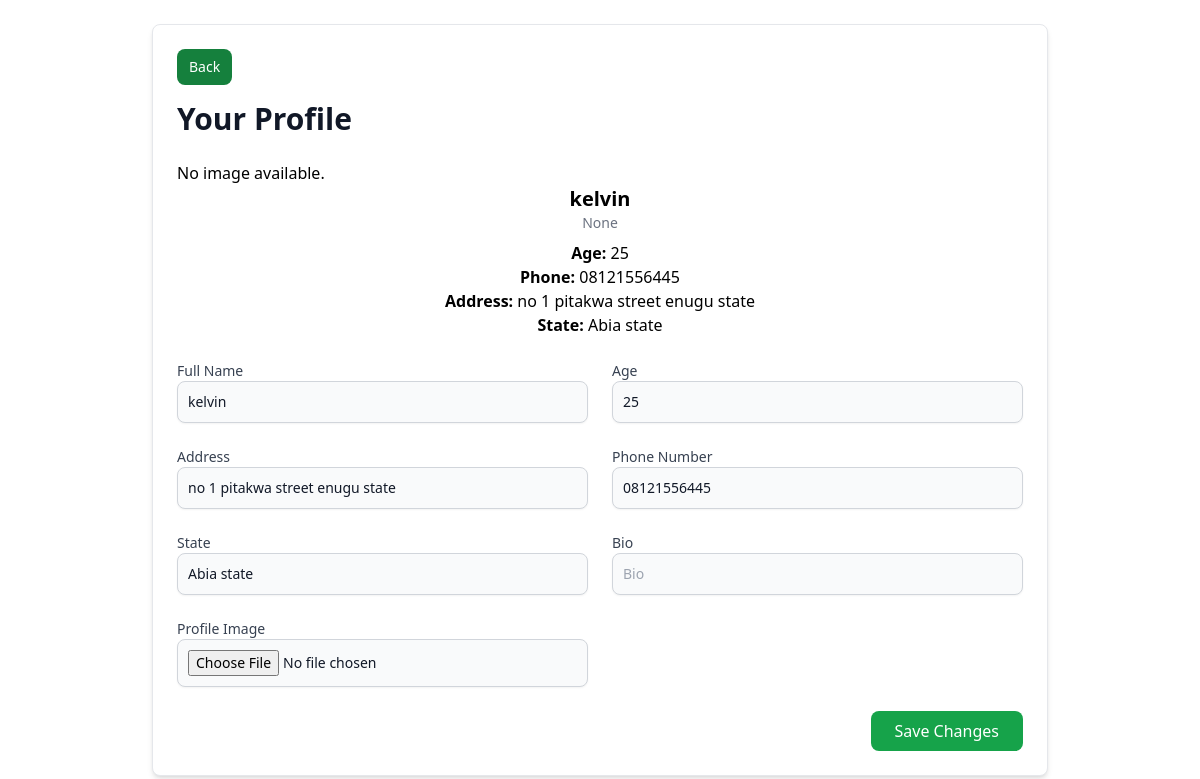
The app's page /user/profile/ (signed in), older data.
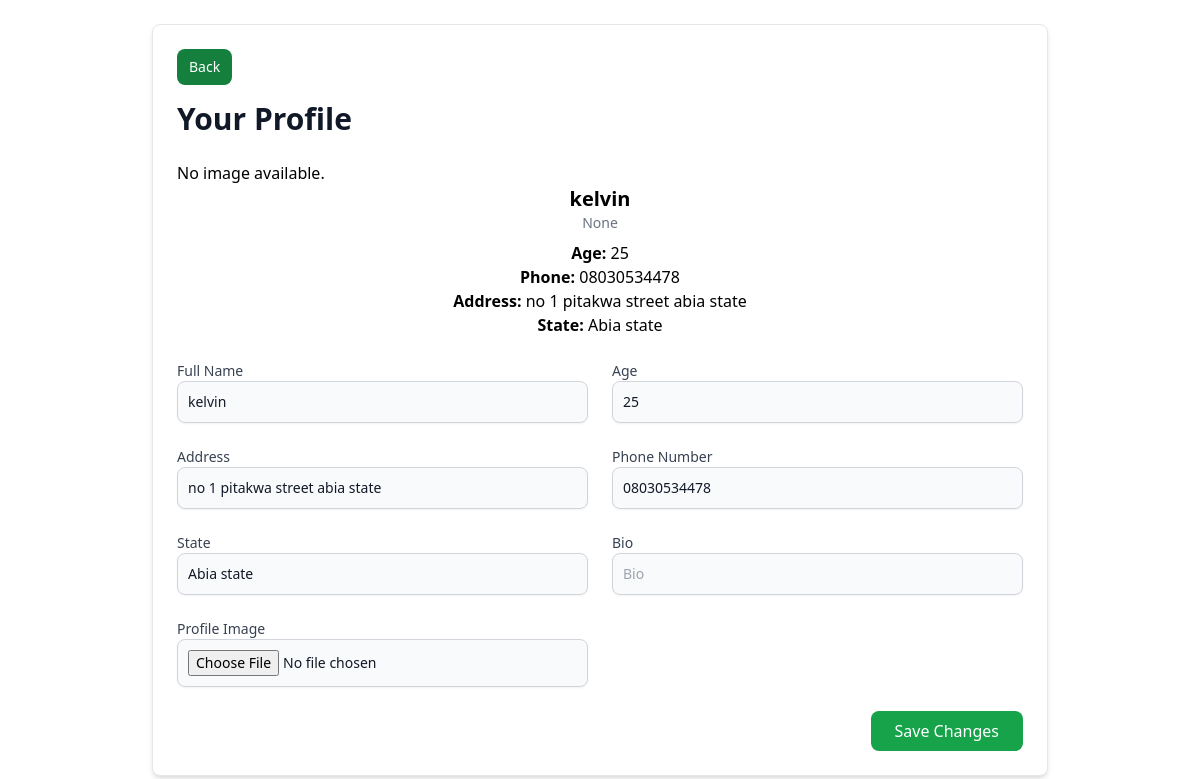
The same page, newer data.
### User/models.py (models this page shows, shortened)
class Profile(models.Model):
    user = models.OneToOneField(Account, on_delete=models.CASCADE)
    fullname = models.CharField(max_length=50)
    age = models.CharField(max_length=3)
    address = models.CharField(max_length=150)
    phone = models.CharField(max_length=15, default='080')
    state = models.CharField(max_length=40)
    bio = models.CharField(max_length=100, blank=True, null=True)
    image = models.ImageField(upload_to='profiles', blank=True, null=True, default='profiles/default.jpeg')

### User/views.py (the view)
# urls.py: path('user/profile/', views.profile, name='profile'),
@login_required
def profile(request):
    user = request.user
    try:
        profile = Profile.objects.get(user=user)
    except Profile.DoesNotExist:
        profile = None
    if request.method == "POST":
        form = ProfileForm(request.POST, request.FILES, instance=profile)
        if form.is_valid():
            form.save()  # Save the updated profile
            messages.success(request, "Your profile has been updated successfully!")
            return redirect('profile')  # Redirect to profile page after saving
    else:
        form = ProfileForm(instance=profile)
    return render(request, 'User/profile.html', {'form': form, 'profile': profile})

### User/forms.py
class ProfileForm(forms.ModelForm):
    class Meta:
        model = Profile
        exclude = ('user', 'role',)
    def __init__(self, *args, **kwargs):
        super(ProfileForm, self).__init__(*args, **kwargs)
        for field_name, field in self.fields.items():
            self.fields[field_name].widget.attrs['placeholder'] = field.label
            self.fields[field_name].widget.attrs['class'] = 'shadow-sm bg-gray-50 border border-gray-300 text-gray-900 sm:text-sm rounded-lg focus:ring-primary-500 focus:border-primary-500 block w-full p-2.5 dark:bg-gray-700 dark:border-gray-600 dark:placeholder-gray-400 dark:text-white dark:focus:ring-primary-500 dark:focus:border-primary-500'
            self.fields[field_name].widget.attrs['required'] = False

### User/templates/User/profile.html (shortened to what this page needs)
{% extends "User/base.html" %}
{% block content %}
<div class="max-w-4xl mx-auto p-6 bg-white border border-gray-200 shadow-md rounded-lg">
    <a href="{% url 'index' %}" class="inline-flex mb-4 items-center px-3 py-2 text-sm font-medium text-center text-white bg-green-700 rounded-lg hover:bg-green-800 focus:ring-4 focus:outline-none focus:ring-green-300 dark:bg-green-600 dark:hover:bg-green-700 dark:focus:ring-green-800">Back</a>
    <h1 class="text-3xl font-semibold text-gray-900 mb-6">Your Profile</h1>
    {% if profile %}
    <div class="mb-6">
        {% if profile.image %}
        <img src="{{ profile.image.url | default:'#' }}" alt="Profile Image" class="w-32 h-32 object-cover rounded-full mx-auto mb-4" />
        {% else %}
            <p>No image available.</p>
        {% endif %}
        <div class="text-center">
            <p class="text-xl font-semibold">{{ profile.fullname }}</p>
            <p class="text-sm text-gray-500">{{ profile.bio }}</p>
            <p class="mt-2"><strong>Age:</strong> {{ profile.age }}</p>
            <p><strong>Phone:</strong> {{ profile.phone }}</p>
            <p><strong>Address:</strong> {{ profile.address }}</p>
            <p><strong>State:</strong> {{ profile.state }}</p>
        </div>
    </div>
    {% else %}
    <p>No profile information available.</p>
    {% endif %}
    <form method="POST" enctype="multipart/form-data" class="space-y-6">
        <div class="grid grid-cols-1 sm:grid-cols-2 gap-6">
            <div>
                <label for="id_fullname" class="block text-sm font-medium text-gray-700">Full Name</label>
                {{ form.fullname }}
            </div>
            <div>
                <label for="id_age" class="block text-sm font-medium text-gray-700">Age</label>
                {{ form.age }}
            </div>
            <div>
                <label for="id_address" class="block text-sm font-medium text-gray-700">Address</label>
                {{ form.address }}
            </div>
            <div>
                <label for="id_phone" class="block text-sm font-medium text-gray-700">Phone Number</label>
                {{ form.phone }}
            </div>
            <div>
                <label for="id_state" class="block text-sm font-medium text-gray-700">State</label>
                {{ form.state }}
            </div>
            <div>
                <label for="id_bio" class="block text-sm font-medium text-gray-700">Bio</label>
                {{ form.bio }}
            </div>
            <div>
                <label for="id_image" class="block text-sm font-medium text-gray-700">Profile Image</label>
                {{ form.image }}
            </div>
        </div>
        <div class="flex justify-end">
            <button type="submit" class="px-6 py-2 bg-green-600 text-white rounded-lg hover:bg-green-700">
                Save Changes
            </button>
        </div>
    </form>
</div>
{% endblock %}

Row changes from the older to the newer data that the page shows:
changed Profile "kelvin": phone "08121556445" → "08030534478"; address "no 1 pitakwa street enugu state" → "no 1 pitakwa street abia state"
